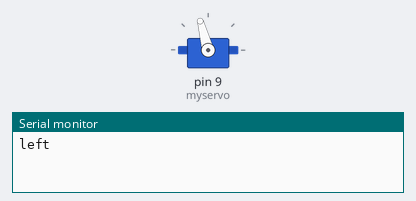
Simulated run of this sketch. Board: Arduino Uno, built with avr-gcc and run on an emulated ATmega328P. Shown: servo, the last lines printed to the serial monitor.

Above: at 0.1 s.
At 6.1 s:
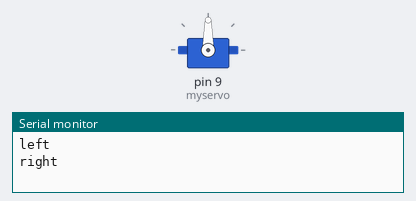
Timing chart, 0 to 7.6 s (numbered marks = the images above):
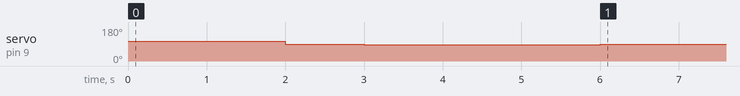

The sketch:

servo_6.ino
```cpp
#include <Servo.h>

Servo myservo;


int currentMillis,previousMillis,temp=0;

void setup() {
  // put your setup code here, to run once:
  myservo.attach(9);
  Serial.begin(9600);
}

void loop() {
  // put your main code here, to run repeatedly:
//currentMillis=millis();
if(temp==0)
{
 left();
}
else if(temp==2)
{
  right();
}
else
{
  stop1();
}


}
/*
void right()
{
  while(delay1(200)==false)
  {
    myservo.write(105);
      }
}


bool delay1(int timee)
{
  if(currentMillis-previousMillis<timee)
  {
    return true;
  }
  else if(currentMillis-previousMillis>=timee)
  {
    return false;
  }*/
  void left()
{
  temp++;
  myservo.write(105);
  Serial.println("left");
  delay(2000);
}
void stop1()
{
  temp++;
  myservo.write(90);
  delay(1000);
}

void right()
{
 temp++;
  myservo.write(85);
  Serial.println("right");
  delay(3000);
}
```

Measured:
- by itself, servo on pin 9 (myservo): 105° → 90° at 2.0 s, → 85° 1.0 s later, → 90° 3.0 s later
